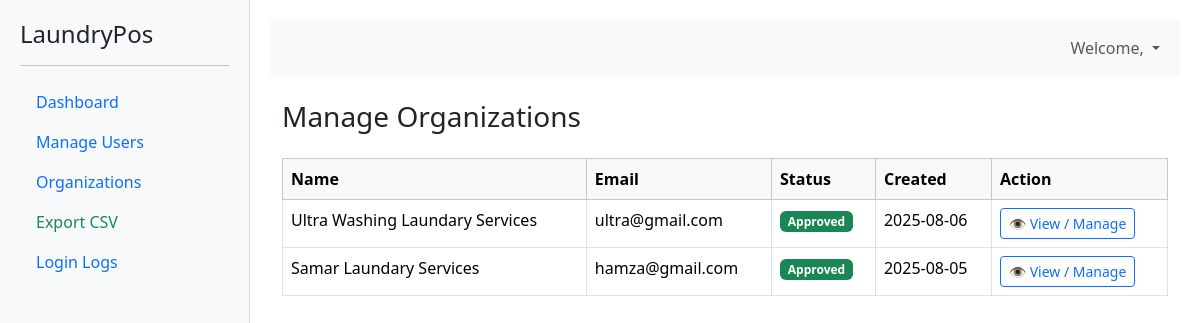
Screenshot of /manage-users/ with the database file from the repository.
### laundry/models.py (models this page shows, shortened)
class Organization(models.Model):
    is_approved = models.BooleanField(default=False)
    name = models.CharField(max_length=255)
    address = models.TextField()
    country_code = models.CharField(
        max_length=5,
        default='+91',
        help_text="Country Code (e.g., +91)"
    )
    phone = models.CharField(
        max_length=10,
        validators=[
            RegexValidator(r'^\d{10}$', message="Phone number must be exactly 10 digits")
        ],
        help_text="Enter 10-digit mobile number"
    )
    whatsapp = models.CharField(max_length=10, blank=True, null=True)
    email = models.EmailField()
    gst_number = models.CharField(max_length=20, blank=True, null=True)
    logo = models.ImageField(upload_to='organization_logos/', blank=True, null=True)
    created_by = models.ForeignKey(
        settings.AUTH_USER_MODEL,
        on_delete=models.SET_NULL,
        null=True,
        blank=True,
        related_name="created_organizations"
    )
    org_id = models.CharField(max_length=10, unique=True)
    created_at = models.DateTimeField(auto_now_add=True)
    allowed_branches = models.PositiveIntegerField(default=0)
    allowed_staff = models.PositiveIntegerField(default=0)
    plan = models.ForeignKey(Plan, on_delete=models.SET_NULL, null=True, blank=True)
    plan_start_date = models.DateField(null=True, blank=True)
    plan_end_date = models.DateField(null=True, blank=True)

### laundry/views.py (the view)
# urls.py: path("manage-users/", views.manage_users, name="manage_users"),
def manage_users(request):
    all_orgs = Organization.objects.all().order_by('-created_at')  # Recent first
    return render(request, "superadmin/manage_users.html", {
        "organizations": all_orgs  # Use "organizations" instead of "all_organizations"
    })

### laundry/context_processors.py (called while the page is built)
def all_organizations(request):
    return {
        'all_organizations': Organization.objects.all().order_by("name")
    }

def org_context(request):
    if request.user.is_authenticated and hasattr(request.user, 'organization'):
        return {
            'organization': request.user.organization
        }
    return {}

### templates/superadmin/manage_users.html
{% extends 'superadmin/layout.html' %}
{% block content %}
<div class="container mt-4">
  <h3 class="mb-4">Manage Organizations</h3>
  <table class="table table-bordered table-hover">
    <thead class="table-light">
      <tr>
        <th>Name</th>
        <th>Email</th>
        <th>Status</th>
        <th>Created</th>
        <th>Action</th>
      </tr>
    </thead>
    <tbody>
      {% for org in organizations %}
      <tr>
        <td>{{ org.name }}</td>
        <td>{{ org.email }}</td>
        <td>
          {% if org.is_approved %}
            <span class="badge bg-success">Approved</span>
          {% else %}
            <span class="badge bg-warning text-dark">Pending</span>
          {% endif %}
        </td>
        <td>{{ org.created_at|date:"Y-m-d" }}</td>
        <td>
          <a  href="{% url 'manage_user_detail' org.id %}" class="btn btn-sm btn-outline-primary">👁️ View / Manage</a>
        </td>
      </tr>
      {% empty %}
      <tr>
        <td colspan="5" class="text-center text-muted">No organizations found.</td>
      </tr>
      {% endfor %}
    </tbody>
  </table>
</div>
{% endblock %}

### templates/superadmin/layout.html (style rules this page uses)
body, html { margin: 0; padding: 0; height: 100%; overflow: hidden; }

### rows the page displays
Organization: name "Ultra Washing Laundary Services", email "ultra@gmail.com", is_approved "Approved", created_at "2025-08-06"
Organization: name "Samar Laundary Services", email "hamza@gmail.com", is_approved "Approved", created_at "2025-08-05"
